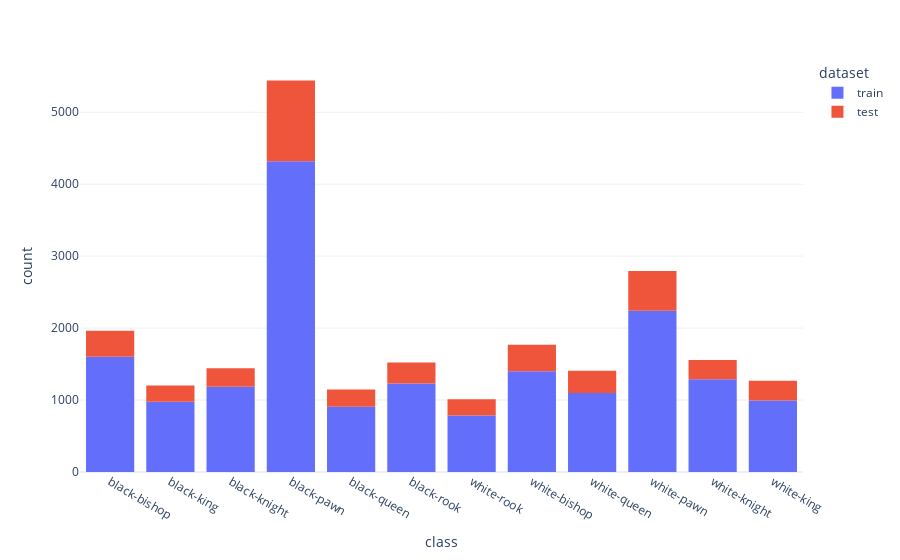

The notebook cell saved with this chart:
### Code cell
# chesspiece class distribution
fig = px.histogram(chess_plt_df, x="class", color='dataset', template='plotly_white')
fig.show()

### Figure 1 — Plotly figure (JSON) as saved in the notebook; plotly's stock layout.template omitted (floating-point values rounded to 4 significant figures; data arrays with more than 128 entries replaced by an {"elided": "..."} marker saying what was removed)
{"data": [{"alignmentgroup": "True", "bingroup": "x", "hovertemplate": "dataset=train<br>class=%{x}<br>count=%{y}<extra></extra>", "legendgroup": "train", "marker": {"color": "#636efa", "pattern": {"shape": ""}}, "name": "train", "offsetgroup": "train", "orientation": "v", "showlegend": true, "type": "histogram", "x": {"elided": "18028 str values"}, "xaxis": "x", "yaxis": "y"}, {"alignmentgroup": "True", "bingroup": "x", "hovertemplate": "dataset=test<br>class=%{x}<br>count=%{y}<extra></extra>", "legendgroup": "test", "marker": {"color": "#EF553B", "pattern": {"shape": ""}}, "name": "test", "offsetgroup": "test", "orientation": "v", "showlegend": true, "type": "histogram", "x": {"elided": "4495 str values"}, "xaxis": "x", "yaxis": "y"}], "layout": {"barmode": "relative", "legend": {"title": {"text": "dataset"}, "tracegroupgap": 0}, "margin": {"t": 60}, "xaxis": {"anchor": "y", "domain": [0, 1], "title": {"text": "class"}}, "yaxis": {"anchor": "x", "domain": [0, 1], "title": {"text": "count"}}}}
